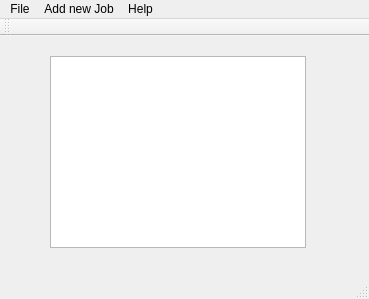
<?xml version="1.0" encoding="UTF-8"?>
<ui version="4.0">
 <class>MainWindow</class>
 <widget class="QMainWindow" name="MainWindow">
  <property name="geometry">
   <rect>
    <x>0</x>
    <y>0</y>
    <width>369</width>
    <height>299</height>
   </rect>
  </property>
  <property name="windowTitle">
   <string>Configuration Editing Tool </string>
  </property>
  <widget class="QWidget" name="centralWidget">
   <widget class="QListWidget" name="jobView">
    <property name="geometry">
     <rect>
      <x>50</x>
      <y>20</y>
      <width>256</width>
      <height>192</height>
     </rect>
    </property>
   </widget>
  </widget>
  <widget class="QMenuBar" name="mainMenuBar">
   <property name="geometry">
    <rect>
     <x>0</x>
     <y>0</y>
     <width>369</width>
     <height>19</height>
    </rect>
   </property>
   <widget class="QMenu" name="menuFile">
    <property name="title">
     <string>File</string>
    </property>
    <addaction name="actionNew"/>
    <addaction name="actionOpen"/>
    <addaction name="actionSave"/>
    <addaction name="separator"/>
    <addaction name="actionQuit"/>
   </widget>
   <widget class="QMenu" name="menuHelp">
    <property name="title">
     <string>Help</string>
    </property>
    <addaction name="actionAbout"/>
   </widget>
   <widget class="QMenu" name="menuJobs">
    <property name="title">
     <string>Add new Job</string>
    </property>
    <addaction name="actionWake"/>
    <addaction name="actionShutdown"/>
    <addaction name="actionDisk_space_check"/>
    <addaction name="actionBackup"/>
    <addaction name="actionConsole"/>
   </widget>
   <addaction name="menuFile"/>
   <addaction name="menuJobs"/>
   <addaction name="menuHelp"/>
  </widget>
  <widget class="QToolBar" name="mainToolBar">
   <attribute name="toolBarArea">
    <enum>TopToolBarArea</enum>
   </attribute>
   <attribute name="toolBarBreak">
    <bool>false</bool>
   </attribute>
  </widget>
  <widget class="QStatusBar" name="statusBar"/>
  <action name="actionNew">
   <property name="text">
    <string>New</string>
   </property>
  </action>
  <action name="actionOpen">
   <property name="text">
    <string>Open</string>
   </property>
  </action>
  <action name="actionSave">
   <property name="text">
    <string>Save</string>
   </property>
  </action>
  <action name="actionQuit">
   <property name="text">
    <string>Quit</string>
   </property>
  </action>
  <action name="actionAbout">
   <property name="text">
    <string>About</string>
   </property>
  </action>
  <action name="actionWake">
   <property name="text">
    <string>Wake</string>
   </property>
  </action>
  <action name="actionShutdown">
   <property name="text">
    <string>Shutdown</string>
   </property>
  </action>
  <action name="actionDisk_space_check">
   <property name="text">
    <string>Disk space check</string>
   </property>
  </action>
  <action name="actionBackup">
   <property name="text">
    <string>Backup</string>
   </property>
  </action>
  <action name="actionConsole">
   <property name="text">
    <string>Console</string>
   </property>
  </action>
 </widget>
 <layoutdefault spacing="6" margin="11"/>
 <resources/>
 <connections/>
</ui>
